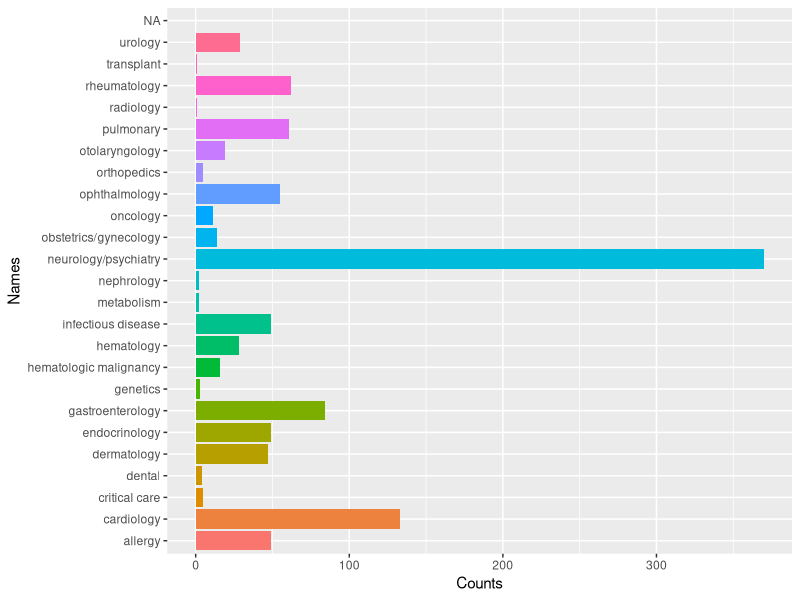
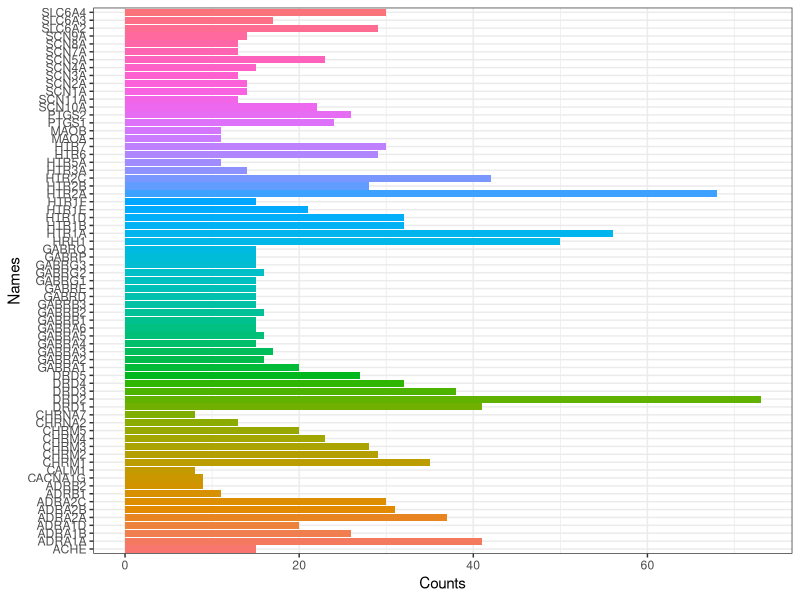
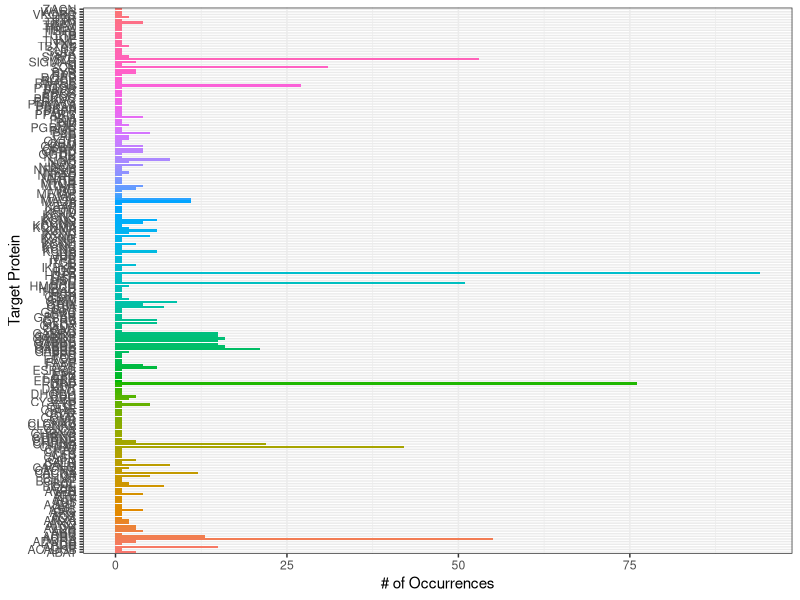
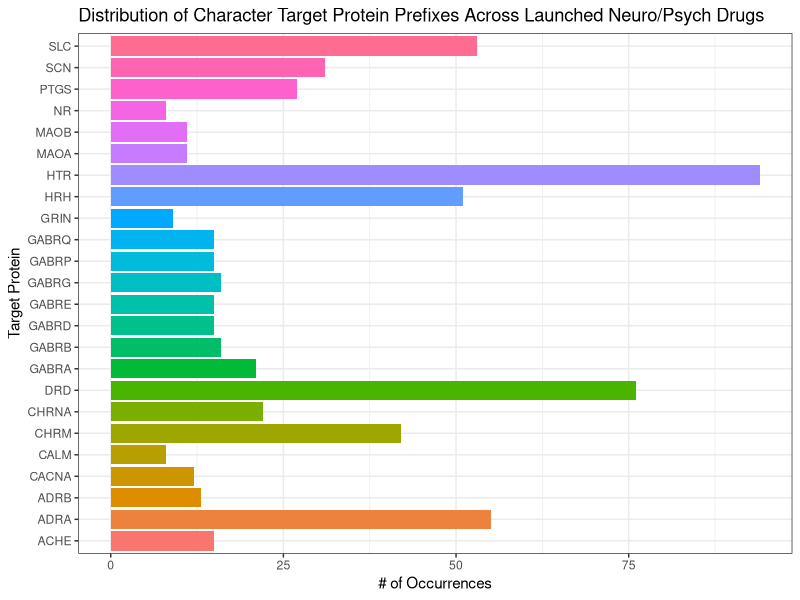

Write the R code that produced these figures, in order.
library(tidyverse)
library(readxl)

########################################################################
## Code to create counts the for dataset on the number of occurrences ##
## for each Disease Area, Target Protein, and Indication + Plotting   ##
########################################################################

all.drugs = read_xls("dataCapstone.xls")

head(all.drugs)

## Distribution of the Targets for Launched - I do not know what this means
# Maybe it means what is seen in a patient for the treatment to be dispatched?
# Can help us choose which cancer (or health issue in general) to focus on

launched = all.drugs %>%
  filter(Phase == "Launched")

# How many are there in each disease area? (launched drugs)

launched$DAvector = strsplit(launched$`Disease Area`, ", ")

counts = list()

counter = function(vec) {
  
  for (i in vec) {
    
    if (is.null(counts[[i]])) {
      counts[[i]] <<- 0
    }
    
    counts[[i]] <<- counts[[i]] + 1
    
  }
  
}

for (vecT in launched$DAvector) {
  counter(vecT)
}

ggplot(data.frame(
  Names = names(counts),
  Counts = as.numeric(counts)
), aes(x = Counts, y = Names, fill = Names)) +
  geom_bar(stat = "identity") +
  theme(legend.position = "none")

## Distribution of the Targets in Launched for Neurology/Psychiatry

nP = launched %>% # 368 launched
  filter(str_detect(`Disease Area`, "neurology/psychiatry"),
         !is.na(SMILES))

nP$TargetVector = strsplit(nP$Target, ", ")

counts = list()

counter = function(vec) {
  
  for (i in vec) {
    
    if (is.null(counts[[i]])) {
      counts[[i]] <<- 0
    }
    
    counts[[i]] <<- counts[[i]] + 1
    
  }
  
}

for (vecT in nP$TargetVector) {
  counter(vecT)
}

# Counts of the prevalent target proteins

count.filter = 7

ggplot(data.frame(
  Names = names(counts[which(counts > count.filter)]),
  Counts = as.numeric(counts[which(counts > count.filter)])
), aes(x = Counts, y = Names, fill = Names)) +
  geom_bar(stat = "identity") +
  theme(legend.position = "none",
        legend.title = element_text("Bee")) +
  guides(fill = "none") +
  theme_bw()

# Counts by the prefixes of the Target Proteins for all launched
# neurological/psychiatric drugs

nP = launched %>% # 368 launched
  filter(str_detect(`Disease Area`, "neurology/psychiatry"),
         !is.na(SMILES))

nP$TargetVector = strsplit(nP$Target, ", ")

nP$TargetPrefixVector = lapply(nP$TargetVector, function(vec) {
  unique(sapply(vec, function(x) {
    sub("^([A-Za-z]+).*", "\\1", x)
  }))
}
)

counts.pref = list()

counter.pref = function(vec) {
  
  for (i in vec) {
    
    if (is.null(counts.pref[[i]])) {
      counts.pref[[i]] <<- 0
    }
    
    counts.pref[[i]] <<- counts.pref[[i]] + 1
    
  }
  
}

for (vecT in nP$TargetPrefixVector) {
  counter.pref(vecT)
}

# Big unfiltered plot

ggplot(data.frame(
  Names = names(counts.pref),
  Counts = as.numeric(counts.pref)
), aes(x = Counts, y = Names, fill = Names)) +
  geom_bar(stat = "identity") +
  guides(fill = "none") +
  ylab("Target Protein") +
  xlab("# of Occurrences") +
  theme_bw()

# to interpret this, we can say that we are clustering target proteins
# for which the first letter grouping encompases more than
# count.filter / 370 of the launched drugs - 2 for no SMILES

count.filter = 7

# I think this is important for EDA

ggplot(data.frame(
  Names = names(counts.pref[which(counts.pref > count.filter)]),
  Counts = as.numeric(counts.pref[which(counts.pref > count.filter)])
), aes(x = Counts, y = Names, fill = Names)) +
  geom_bar(stat = "identity") +
  guides(fill = "none") +
  ylab("Target Protein") +
  xlab("# of Occurrences") +
  ggtitle("Distribution of Character Target Protein Prefixes Across Launched Neuro/Psych Drugs") +
  theme(axis.text = element_text(size = 5)) +
  theme_bw()

########################################################################
## Code to create columns for dataset indicating whether a particular ##
## Target Protein or Indication is associated with a particular drug  ##
########################################################################

# Based on EDA, we put the popular target protein prefixes below,
# along with a comment of their occurrence count in neuro/psych drugs

popular.prefixes = c("SLC", # 50+
                     "SCN", # 25+
                     "PTGS", # 25+,
                     "MAO", # 20+
                     "HTR", # 75+
                     "HRH", # 50+
                     "GABR", # 100+
                     "DRD", # 75+,
                     "CHR", # 60+
                     "ADR") # 60+

#### Create presence and count columns for each of the popular protein groups ####

for (prefix in popular.prefixes) {
  
  all.drugs = all.drugs %>%
    rowwise() %>%
    mutate(!!prefix := if_else(
      any(str_starts(
        str_split(Target, ", ")[[1]],
        as.character(prefix)
      )),
      1,
      0
    )) %>%
    mutate(!!paste0(prefix, ".count") := sum(str_starts(
      str_split(Target, ", ")[[1]],
      as.character(prefix)
    ))
    ) %>%
    ungroup()
  
}

#### Create columns for the presence of every neuro/psych indication ####

neuro.psych = all.drugs %>%
  filter(str_detect(`Disease Area`, "neurology/psychiatry"), 
         Phase == "Launched")

neuro.psych$IndicationVector = strsplit(neuro.psych$Indication, ", ")
counts.indication = list()
counter.indication = function(vec) {
  
  for (i in vec) {
    
    if (is.null(counts.indication[[i]])) {
      counts.indication[[i]] <<- 0
    }
    
    counts.indication[[i]] <<- counts.indication[[i]] + 1
    
  }
  
}
for (vecT in neuro.psych$IndicationVector) {
  counter.indication(vecT)
}

unique.ind = sort(names(counts.indication)) # 187 unique indications!

for (ind in unique.ind) {
  
  neuro.psych = neuro.psych %>%
    rowwise() %>%
    mutate(!!ind := if_else(
      any(str_starts(
        str_split(Indication, ", ")[[1]],
        as.character(ind)
      )),
      1,
      0
    )) %>%
    ungroup()
  
}

#### Analyze distribution of target proteins across various neuro/psych indications ####

counts.indication

# The most common indications are depression and schizophrenia
counts.indication[which(counts.indication == max(as.numeric(counts.indication)))]

counts.indication[which(counts.indication > 20)]

# Kind of hard to plot since there's a lot of columns of 1s and 0, so we can try the
# tidyverse "unnesting" route for more complex relationships

# But this route certainly made basic counting easy! Maybe for model fitting too?

dim(neuro.psych)
colnames(neuro.psych)
